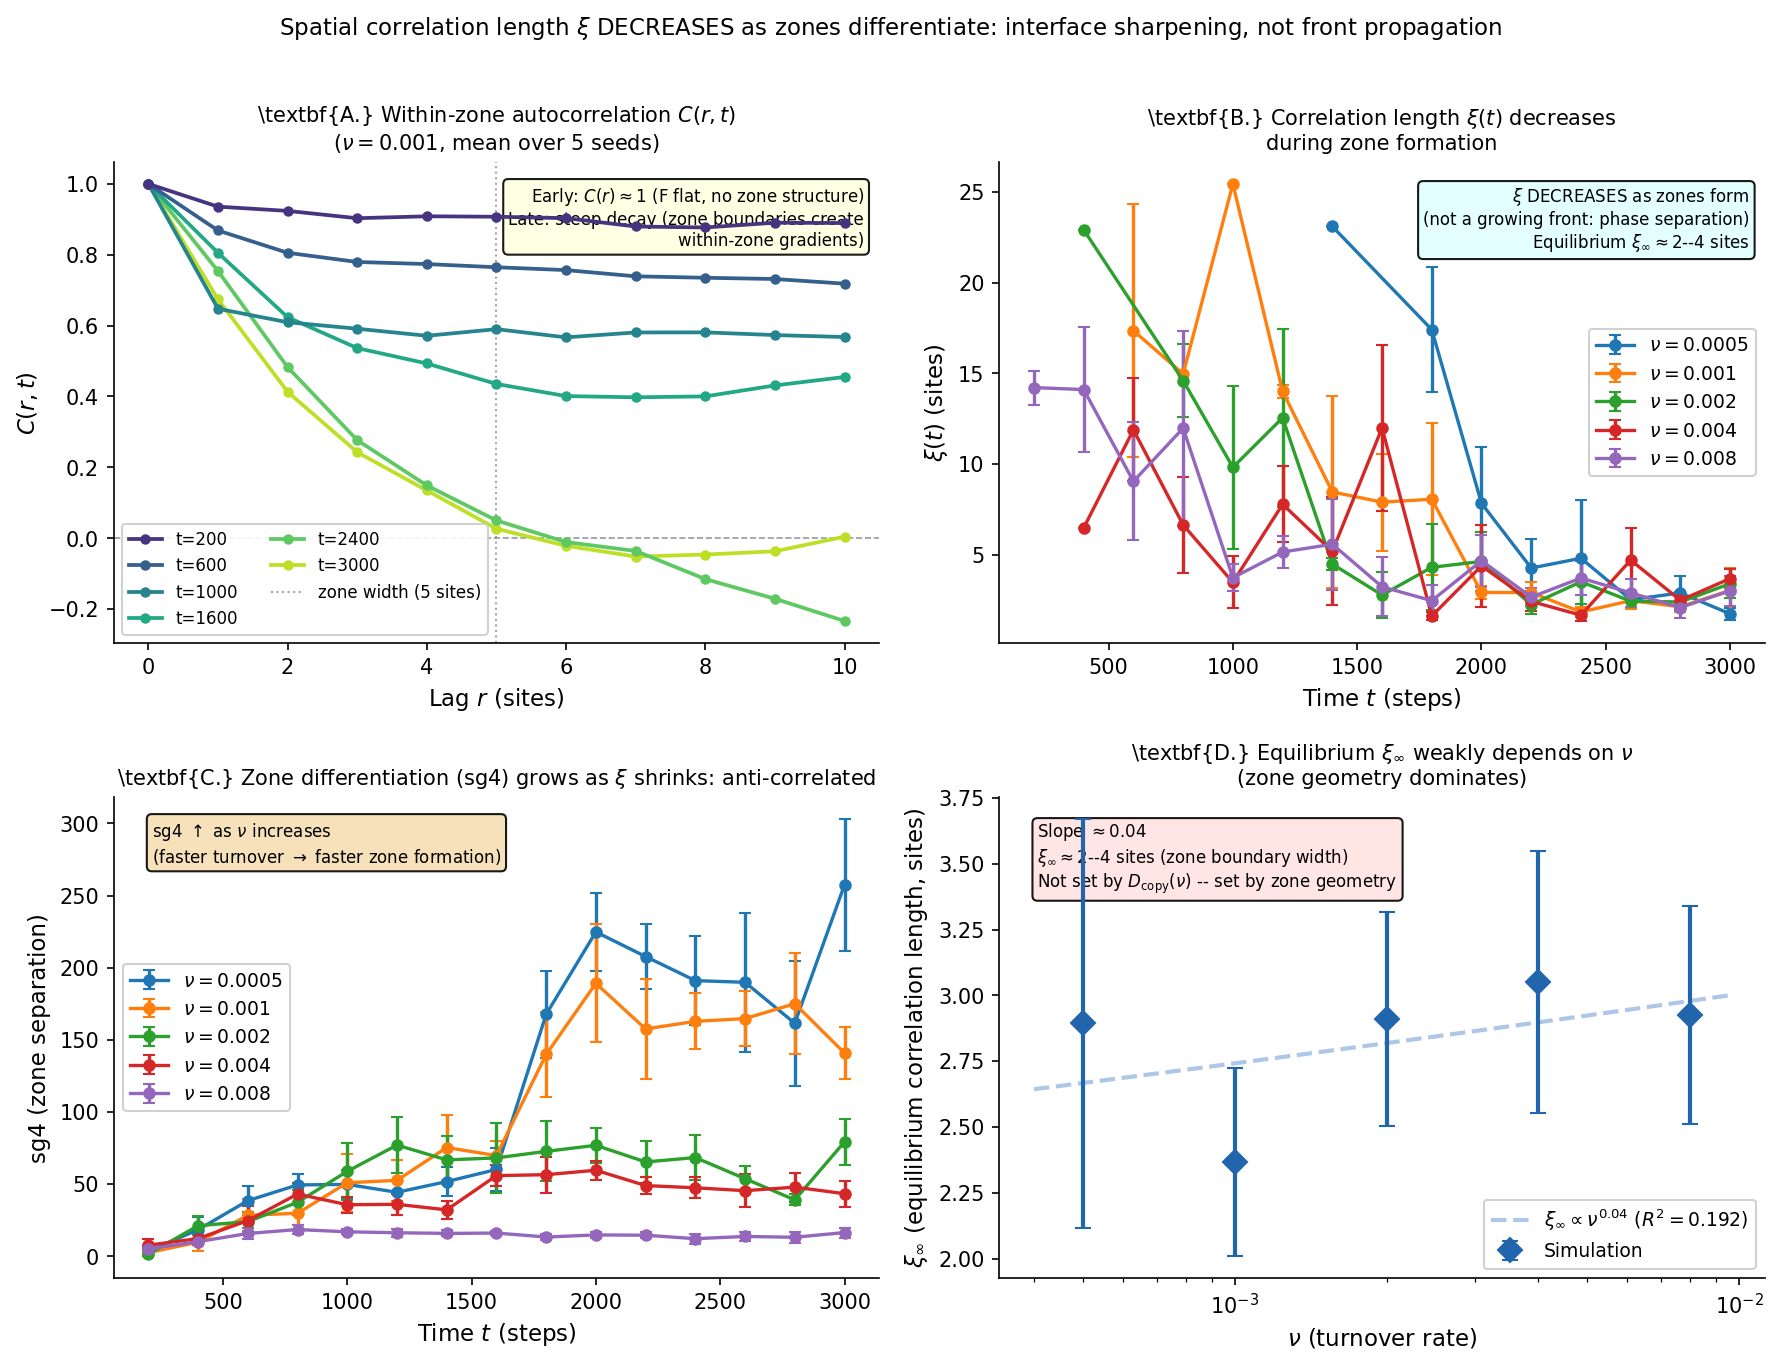

Reproduce this figure in Python.
"""
paper22_figure1.py -- Figure 1 for Paper 22

Spatial Correlation Function during Zone Formation in VCML.

Four panels:
  A: C(r) curves at multiple checkpoints (nu=0.001) -- shows transition from
     flat (early, F~0) to steep decay (late, structured zones)
  B: xi(t) vs t for all nu values -- shows DECREASING correlation length
     as zone structure forms (anti-correlation sg4 <-> xi)
  C: sg4(t) vs t for all nu values -- zone formation trajectory
  D: xi_final vs nu -- equilibrium correlation length weakly depends on nu

Key finding: within-zone xi DECREASES as sg4 INCREASES.
This is interface sharpening: zone differentiation creates sharp zone
boundaries, generating within-zone spatial gradients that reduce xi.
"""
import json, os, math
import numpy as np
import matplotlib
matplotlib.use("Agg")
import matplotlib.pyplot as plt
from scipy.stats import linregress

DIR     = os.path.dirname(__file__)
results = json.load(open(os.path.join(DIR, "results", "paper22_results.json")))

# ── Parameters ────────────────────────────────────────────────────────────────
T_END  = 3000
CPS    = list(range(200, T_END + 1, 200))
NU_VALS = [0.0005, 0.001, 0.002, 0.004, 0.008]
N_SEEDS = 5
ZONE_W  = 5
MAX_LAG = 10
XI_CAP  = 30.0      # cap obviously spurious early-noise xi values


def make_key(nu, seed):
    return f"p22,{nu:.8g},{seed}"


def fit_xi(corr):
    """Log-linear fit of C(r) = exp(-r/xi) for r=1..ZONE_W. Returns xi or nan."""
    r_vals, log_c = [], []
    for r in range(1, min(ZONE_W + 1, MAX_LAG + 1)):
        if r >= len(corr):
            break
        c = corr[r]
        if not math.isnan(c) and 0.05 < c <= 1.0:
            r_vals.append(r)
            log_c.append(math.log(c))
    if len(r_vals) < 2:
        return float("nan")
    slope, _, _, _, _ = linregress(r_vals, log_c)
    if slope >= 0:
        return float("nan")
    return -1.0 / slope


def xi_trajectory(nu):
    """Return (times, means, sems) for xi across seeds, excluding nan and XI_CAP outliers."""
    xi_by_t = {t: [] for t in CPS}
    sg4_by_t = {t: [] for t in CPS}
    for seed in range(N_SEEDS):
        key = make_key(nu, seed)
        if key not in results:
            continue
        r = results[key]
        for t in CPS:
            corr = r.get(f"corr_{t}")
            if corr is not None:
                xi = fit_xi(corr)
                if not math.isnan(xi) and xi <= XI_CAP:
                    xi_by_t[t].append(xi)
            sg4 = r.get(f"sg4_{t}")
            if sg4 is not None:
                sg4_by_t[t].append(sg4)

    times, xi_means, xi_sems = [], [], []
    sg4_means = []
    for t in CPS:
        v = xi_by_t[t]
        if v:
            times.append(t)
            xi_means.append(float(np.mean(v)))
            xi_sems.append(float(np.std(v) / math.sqrt(len(v))) if len(v) > 1 else 0.0)
        g = sg4_by_t[t]
        if g:
            sg4_means.append(float(np.mean(g)))
        else:
            sg4_means.append(float("nan"))
    return times, xi_means, xi_sems


def sg4_trajectory(nu):
    """Return (times, means, sems) for sg4 across seeds."""
    sg4_by_t = {t: [] for t in CPS}
    for seed in range(N_SEEDS):
        key = make_key(nu, seed)
        if key not in results:
            continue
        r = results[key]
        for t in CPS:
            sg4 = r.get(f"sg4_{t}")
            if sg4 is not None:
                sg4_by_t[t].append(sg4)
    times, means, sems = [], [], []
    for t in CPS:
        v = sg4_by_t[t]
        if v:
            times.append(t)
            means.append(float(np.mean(v)))
            sems.append(float(np.std(v) / math.sqrt(len(v))) if len(v) > 1 else 0.0)
    return times, means, sems


# ── Figure ────────────────────────────────────────────────────────────────────
fig, axes = plt.subplots(2, 2, figsize=(12, 9))
axes = axes.flatten()

NU_COLORS = ["#1f77b4", "#ff7f0e", "#2ca02c", "#d62728", "#9467bd"]
NU_LABELS = [r"$\nu=0.0005$", r"$\nu=0.001$", r"$\nu=0.002$",
             r"$\nu=0.004$", r"$\nu=0.008$"]
STD_NU = 0.001

# ── Panel A: C(r) curves for nu=0.001 at multiple checkpoints ─────────────────
ax = axes[0]
t_show = [200, 600, 1000, 1600, 2400, 3000]
cmap   = plt.cm.viridis(np.linspace(0.15, 0.9, len(t_show)))
r_arr  = np.arange(MAX_LAG + 1)

for ti, t in enumerate(t_show):
    # Mean C(r) across seeds for nu=0.001
    corr_all = []
    for seed in range(N_SEEDS):
        key = make_key(STD_NU, seed)
        if key not in results:
            continue
        corr = results[key].get(f"corr_{t}")
        if corr is not None:
            corr_all.append(corr)
    if not corr_all:
        continue
    corr_mean = np.nanmean(corr_all, axis=0)
    ax.plot(r_arr, corr_mean, "-o", color=cmap[ti], ms=4, lw=1.8,
            label=f"t={t}", zorder=5 - ti * 0.5)

ax.axhline(0, color="black", lw=0.8, ls="--", alpha=0.4)
ax.axvline(ZONE_W, color="gray", lw=1.0, ls=":", alpha=0.7,
           label=f"zone width ({ZONE_W} sites)")
ax.set_xlabel("Lag $r$ (sites)", fontsize=11)
ax.set_ylabel(r"$C(r,t)$", fontsize=11)
ax.set_title(r"\textbf{A.} Within-zone autocorrelation $C(r,t)$"
             "\n" r"($\nu=0.001$, mean over 5 seeds)", fontsize=10)
ax.legend(fontsize=8, ncol=2, framealpha=0.9)
ax.spines["top"].set_visible(False)
ax.spines["right"].set_visible(False)
ax.text(0.98, 0.95,
        "Early: $C(r)\\approx 1$ (F flat, no zone structure)\n"
        "Late: steep decay (zone boundaries create\n"
        "within-zone gradients)",
        transform=ax.transAxes, fontsize=8, ha="right", va="top",
        bbox=dict(boxstyle="round,pad=0.3", facecolor="lightyellow", alpha=0.9))

# ── Panel B: xi(t) for all nu ─────────────────────────────────────────────────
ax = axes[1]
for ni, nu in enumerate(NU_VALS):
    times, xi_means, xi_sems = xi_trajectory(nu)
    if not times:
        continue
    ax.errorbar(times, xi_means, yerr=xi_sems,
                fmt="-o", color=NU_COLORS[ni], ms=5, lw=1.6, capsize=3,
                label=NU_LABELS[ni], zorder=5)

ax.set_xlabel("Time $t$ (steps)", fontsize=11)
ax.set_ylabel(r"$\xi(t)$ (sites)", fontsize=11)
ax.set_title(r"\textbf{B.} Correlation length $\xi(t)$ decreases"
             "\nduring zone formation", fontsize=10)
ax.legend(fontsize=9, framealpha=0.9)
ax.spines["top"].set_visible(False)
ax.spines["right"].set_visible(False)
ax.text(0.98, 0.95,
        r"$\xi$ DECREASES as zones form" "\n"
        r"(not a growing front: phase separation)" "\n"
        r"Equilibrium $\xi_\infty \approx 2$--$4$ sites",
        transform=ax.transAxes, fontsize=8, ha="right", va="top",
        bbox=dict(boxstyle="round,pad=0.3", facecolor="lightcyan", alpha=0.9))

# ── Panel C: sg4(t) for all nu ────────────────────────────────────────────────
ax = axes[2]
for ni, nu in enumerate(NU_VALS):
    times, means, sems = sg4_trajectory(nu)
    ax.errorbar(times, means, yerr=sems,
                fmt="-o", color=NU_COLORS[ni], ms=5, lw=1.6, capsize=3,
                label=NU_LABELS[ni], zorder=5)

ax.set_xlabel("Time $t$ (steps)", fontsize=11)
ax.set_ylabel("sg4 (zone separation)", fontsize=11)
ax.set_title(r"\textbf{C.} Zone differentiation (sg4) grows"
             r" as $\xi$ shrinks: anti-correlated", fontsize=10)
ax.legend(fontsize=9, framealpha=0.9)
ax.spines["top"].set_visible(False)
ax.spines["right"].set_visible(False)
ax.text(0.05, 0.95,
        r"sg4 $\uparrow$ as $\nu$ increases" "\n"
        "(faster turnover $\\to$ faster zone formation)",
        transform=ax.transAxes, fontsize=8, ha="left", va="top",
        bbox=dict(boxstyle="round,pad=0.3", facecolor="wheat", alpha=0.9))

# ── Panel D: xi_final vs nu ────────────────────────────────────────────────────
ax = axes[3]
# Use mean of last 4 checkpoints (t=2400, 2600, 2800, 3000) per nu
late_ts = [t for t in CPS if t >= 2400]
xi_final_means, xi_final_sems = [], []
for nu in NU_VALS:
    xis = []
    for t in late_ts:
        for seed in range(N_SEEDS):
            key = make_key(nu, seed)
            if key not in results:
                continue
            corr = results[key].get(f"corr_{t}")
            if corr is not None:
                xi = fit_xi(corr)
                if not math.isnan(xi) and xi <= XI_CAP:
                    xis.append(xi)
    xi_final_means.append(float(np.mean(xis)) if xis else float("nan"))
    xi_final_sems.append(float(np.std(xis) / math.sqrt(len(xis))) if len(xis) > 1 else 0.0)

ax.errorbar(NU_VALS, xi_final_means, yerr=xi_final_sems,
            fmt="D", color="#2166ac", ms=8, lw=2.0, capsize=4, zorder=5,
            label="Simulation")

# Weak power-law fit
valid = [(nu, x) for nu, x in zip(NU_VALS, xi_final_means) if not math.isnan(x) and x > 0]
if len(valid) >= 3:
    log_nu  = np.log([v[0] for v in valid])
    log_xi  = np.log([v[1] for v in valid])
    slope_xi, intercept_xi, r_xi, _, _ = linregress(log_nu, log_xi)
    nu_fine = np.logspace(np.log10(min(NU_VALS) * 0.8), np.log10(max(NU_VALS) * 1.2), 100)
    ax.plot(nu_fine, np.exp(intercept_xi) * nu_fine ** slope_xi, "--",
            color="#aec7e8", lw=2.0,
            label=rf"$\xi_\infty \propto \nu^{{{slope_xi:.2f}}}$ ($R^2={r_xi**2:.3f}$)")
    xi_slope_str = f"{slope_xi:.2f}"
else:
    xi_slope_str = "N/A"

ax.set_xscale("log")
ax.set_xlabel(r"$\nu$ (turnover rate)", fontsize=11)
ax.set_ylabel(r"$\xi_\infty$ (equilibrium correlation length, sites)", fontsize=11)
ax.set_title(r"\textbf{D.} Equilibrium $\xi_\infty$ weakly depends on $\nu$"
             "\n(zone geometry dominates)", fontsize=10)
ax.legend(fontsize=9, framealpha=0.9)
ax.spines["top"].set_visible(False)
ax.spines["right"].set_visible(False)
ax.text(0.05, 0.95,
        f"Slope $\\approx {xi_slope_str}$\n"
        r"$\xi_\infty \approx 2$--$4$ sites (zone boundary width)" "\n"
        r"Not set by $D_{\rm copy}(\nu)$ -- set by zone geometry",
        transform=ax.transAxes, fontsize=8, ha="left", va="top",
        bbox=dict(boxstyle="round,pad=0.3", facecolor="mistyrose", alpha=0.9))

fig.suptitle(
    r"Spatial correlation length $\xi$ DECREASES as zones differentiate: "
    r"interface sharpening, not front propagation",
    fontsize=11, y=1.01
)
fig.tight_layout()

OUT = os.path.join(DIR, "paper22_figure1")
fig.savefig(OUT + ".pdf", bbox_inches="tight")
fig.savefig(OUT + ".png", dpi=150, bbox_inches="tight")
print(f"Saved {OUT}.pdf and {OUT}.png")

# ── Summary ───────────────────────────────────────────────────────────────────
print("\nSummary:")
print(f"  xi_final by nu:")
for nu, m, s in zip(NU_VALS, xi_final_means, xi_final_sems):
    print(f"    nu={nu:.4f}: xi_inf = {m:.2f} +/- {s:.2f}")
if len(valid) >= 3:
    print(f"  Power law: xi_inf ~ nu^{slope_xi:.3f}  (R2={r_xi**2:.4f})")
print(f"\n  Key finding: xi DECREASES from ~20+ sites (early) to ~2-4 sites (late)")
print(f"  Anti-correlation: sg4 UP <-> xi DOWN (zone differentiation = interface sharpening)")
print(f"  Equilibrium xi_inf is set by zone geometry, not by D_copy(nu)")
